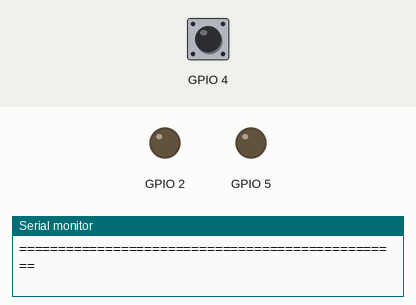
This program was run on a simulated ESP32. On the bench: output pins drawn as LEDs (lit = HIGH), the last lines printed to the serial monitor. Dashed ring = blinking. Inputs (shaded band) come from the test bench; at power-on: GPIO 4 HIGH.

Above: at 1.2 s.
1.3 s: GPIO 4 pulled LOW for 3.2 s
At 2.45 s:
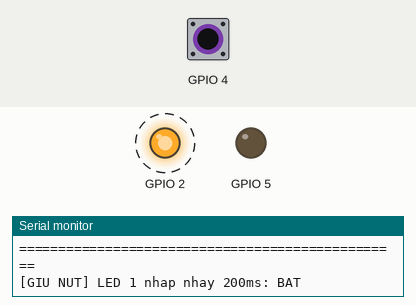
6.0 s: GPIO 4 pulled LOW for 0.15 s
At 6.45 s:
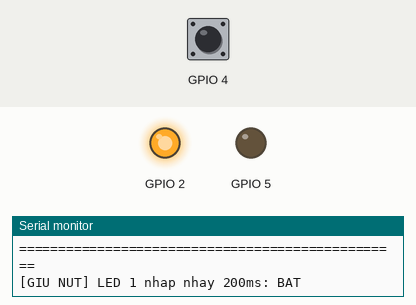
8.1 s: GPIO 4 pulled LOW for 1 s
At 9.9 s:
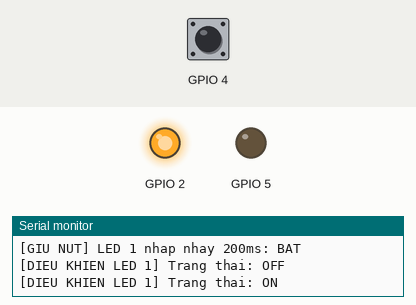
11.0 s: GPIO 4 pulsed LOW 2 times (0.12 s each, 0.3 s apart)
13.1 s: GPIO 4 pulled LOW for 0.15 s
At 14.8 s:
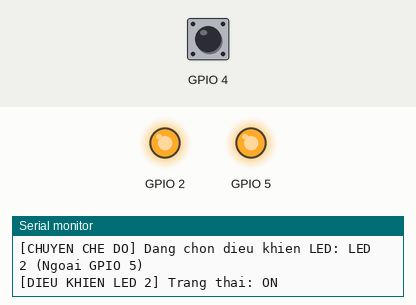
15.2 s: GPIO 4 pulsed LOW 5 times (0.12 s each, 0.3 s apart)
At 17.5 s:
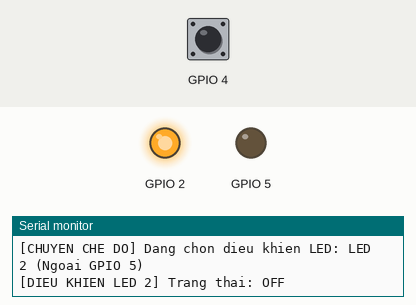
Timing chart, 0 to 19.0 s (numbered marks = the images above; inputs shaded):
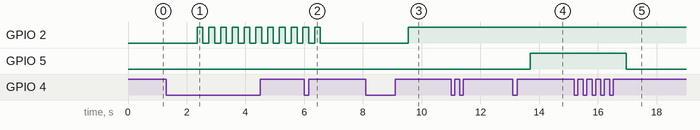

The program:

main.cpp
```cpp
#include <Arduino.h>
#include <OneButton.h>

#ifndef LED1_PIN
#define LED1_PIN 2 // Built-in Blue LED trên DOIT ESP32 DevKit V1
#endif

#ifndef LED2_PIN
#define LED2_PIN 5 // LED ngoai gan tren test board
#endif

#ifndef BTN_PIN
#define BTN_PIN 4  // Nut nhan ngoai gan tren test board
#endif

// Khoi tao OneButton: chan BTN_PIN, active LOW = true (INPUT_PULLUP)
OneButton button(BTN_PIN, true);

// Bien xac dinh LED dang duoc dieu khien (1: LED1 builtin, 2: LED2 ngoai)
int selectedLED = 1;

// Trang thai cua tung LED
bool led1State = false;
bool led1Blinking = false;
unsigned long led1PrevMillis = 0;

bool led2State = false;
bool led2Blinking = false;
unsigned long led2PrevMillis = 0;

const unsigned long blinkInterval = 200; // Nhap nhay chu ky 200ms

// Double click: Chuyen che do dieu khien giua hai LED (LED1 <-> LED2)
void handleDoubleClick() {
    selectedLED = (selectedLED == 1) ? 2 : 1;
    Serial.print("[CHUYEN CHE DO] Dang chon dieu khien LED: ");
    Serial.println(selectedLED == 1 ? "LED 1 (Built-in GPIO 2)" : "LED 2 (Ngoai GPIO 5)");
}

// Single click: Bat / Tat LED dang duoc chon
void handleClick() {
    if (selectedLED == 1) {
        if (led1Blinking) {
            led1Blinking = false;
            led1State = false;
        } else {
            led1State = !led1State;
        }
        digitalWrite(LED1_PIN, led1State ? HIGH : LOW);
        Serial.print("[DIEU KHIEN LED 1] Trang thai: ");
        Serial.println(led1State ? "ON" : "OFF");
    } else {
        if (led2Blinking) {
            led2Blinking = false;
            led2State = false;
        } else {
            led2State = !led2State;
        }
        digitalWrite(LED2_PIN, led2State ? HIGH : LOW);
        Serial.print("[DIEU KHIEN LED 2] Trang thai: ");
        Serial.println(led2State ? "ON" : "OFF");
    }
}

// Long press (>1s): Kich hoat che do nhap nhay 200ms cho LED dang duoc chon
void handleLongPress() {
    if (selectedLED == 1) {
        led1Blinking = !led1Blinking;
        if (!led1Blinking) {
            led1State = false;
            digitalWrite(LED1_PIN, LOW);
        }
        Serial.print("[GIU NUT] LED 1 nhap nhay 200ms: ");
        Serial.println(led1Blinking ? "BAT" : "TAT");
    } else {
        led2Blinking = !led2Blinking;
        if (!led2Blinking) {
            led2State = false;
            digitalWrite(LED2_PIN, LOW);
        }
        Serial.print("[GIU NUT] LED 2 nhap nhay 200ms: ");
        Serial.println(led2Blinking ? "BAT" : "TAT");
    }
}

void setup() {
    Serial.begin(115200);

    pinMode(LED1_PIN, OUTPUT);
    pinMode(LED2_PIN, OUTPUT);
    digitalWrite(LED1_PIN, LOW);
    digitalWrite(LED2_PIN, LOW);

    // Thiet lap thoi gian nhan giu (long press) la 1000ms
    button.setPressMs(1000);

    // Gan su kien cho nut nhan
    button.attachClick(handleClick);
    button.attachDoubleClick(handleDoubleClick);
    button.attachLongPressStart(handleLongPress);

    Serial.println("=================================================");
    Serial.println("ESP32 DevKit V1 - OneButton Dual LED Controller");
    Serial.println("LED 1: Built-in LED (GPIO 2)");
    Serial.println("LED 2: External LED (GPIO 5)");
    Serial.println("Button: External PushButton (GPIO 4)");
    Serial.println("-------------------------------------------------");
    Serial.println("Thao tac:");
    Serial.println("1. Double Click : Chuyen doi dieu khien giua LED1 va LED2");
    Serial.println("2. Single Click : Bat/Tat LED dang chon");
    Serial.println("3. Long Press   : Nhap nhay LED dang chon (200ms)");
    Serial.println("=================================================");
}

void loop() {
    // Luon goi tick() de thu vien giai ma trang thai phim
    button.tick();

    unsigned long currentMillis = millis();

    // Xu ly nhay LED 1 (non-blocking)
    if (led1Blinking) {
        if (currentMillis - led1PrevMillis >= blinkInterval) {
            led1PrevMillis = currentMillis;
            led1State = !led1State;
            digitalWrite(LED1_PIN, led1State ? HIGH : LOW);
        }
    }

    // Xu ly nhay LED 2 (non-blocking)
    if (led2Blinking) {
        if (currentMillis - led2PrevMillis >= blinkInterval) {
            led2PrevMillis = currentMillis;
            led2State = !led2State;
            digitalWrite(LED2_PIN, led2State ? HIGH : LOW);
        }
    }
}
```

Measured:
- after the input at 1.3 s, GPIO 2: alternates HIGH for 0.20 s and LOW for 0.20 s, starting after 1.1 s
- after the input at 6.0 s, GPIO 2: goes on until 6.6 s, then stays LOW
- after the input at 8.1 s, GPIO 2: LOW → HIGH after 1.5 s
- after the input at 13.1 s, GPIO 5: LOW → HIGH after 0.60 s
- after the input at 15.2 s, GPIO 5: HIGH → LOW after 1.8 s
